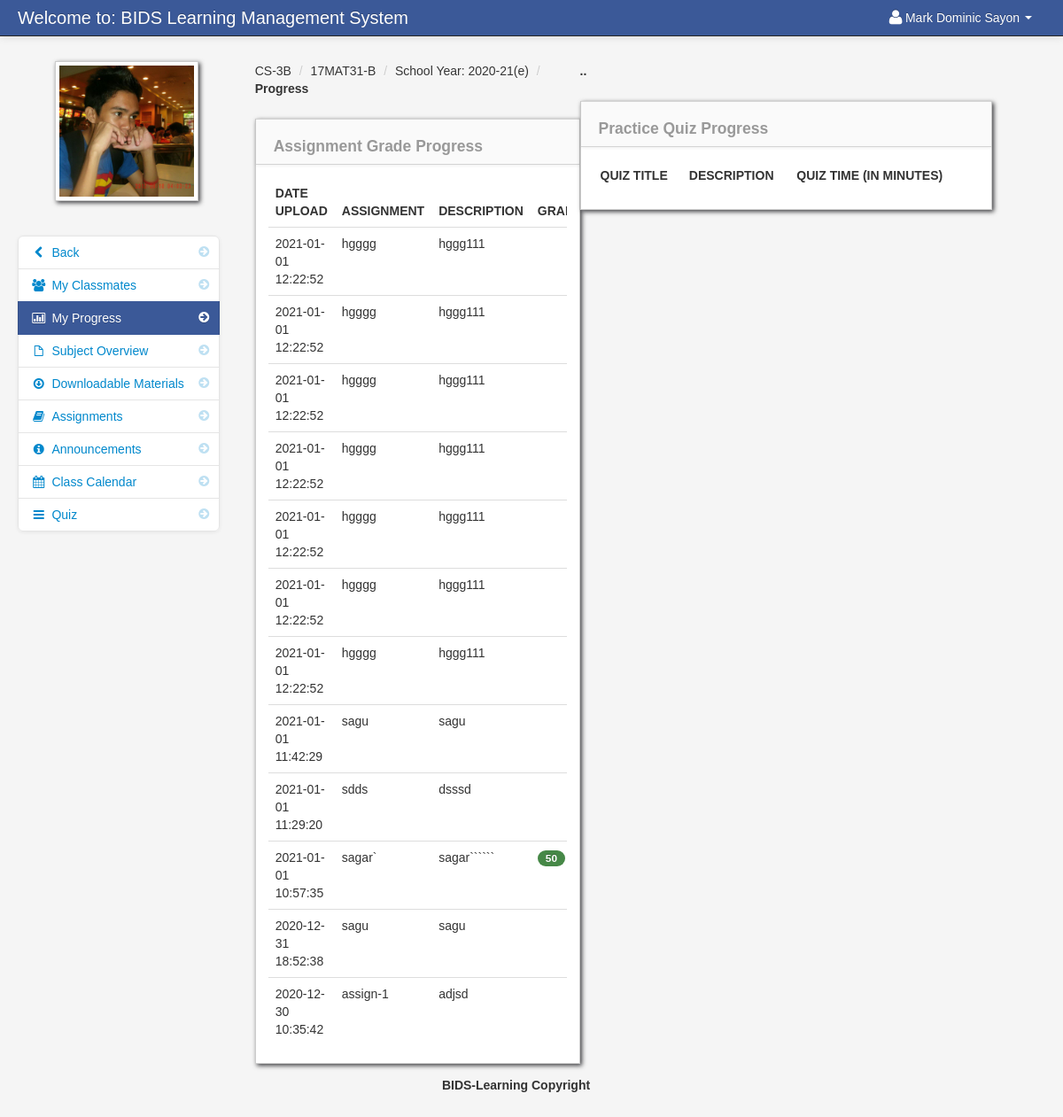
The page /progress.php?id=196 (signed in) on the database as committed earlier.
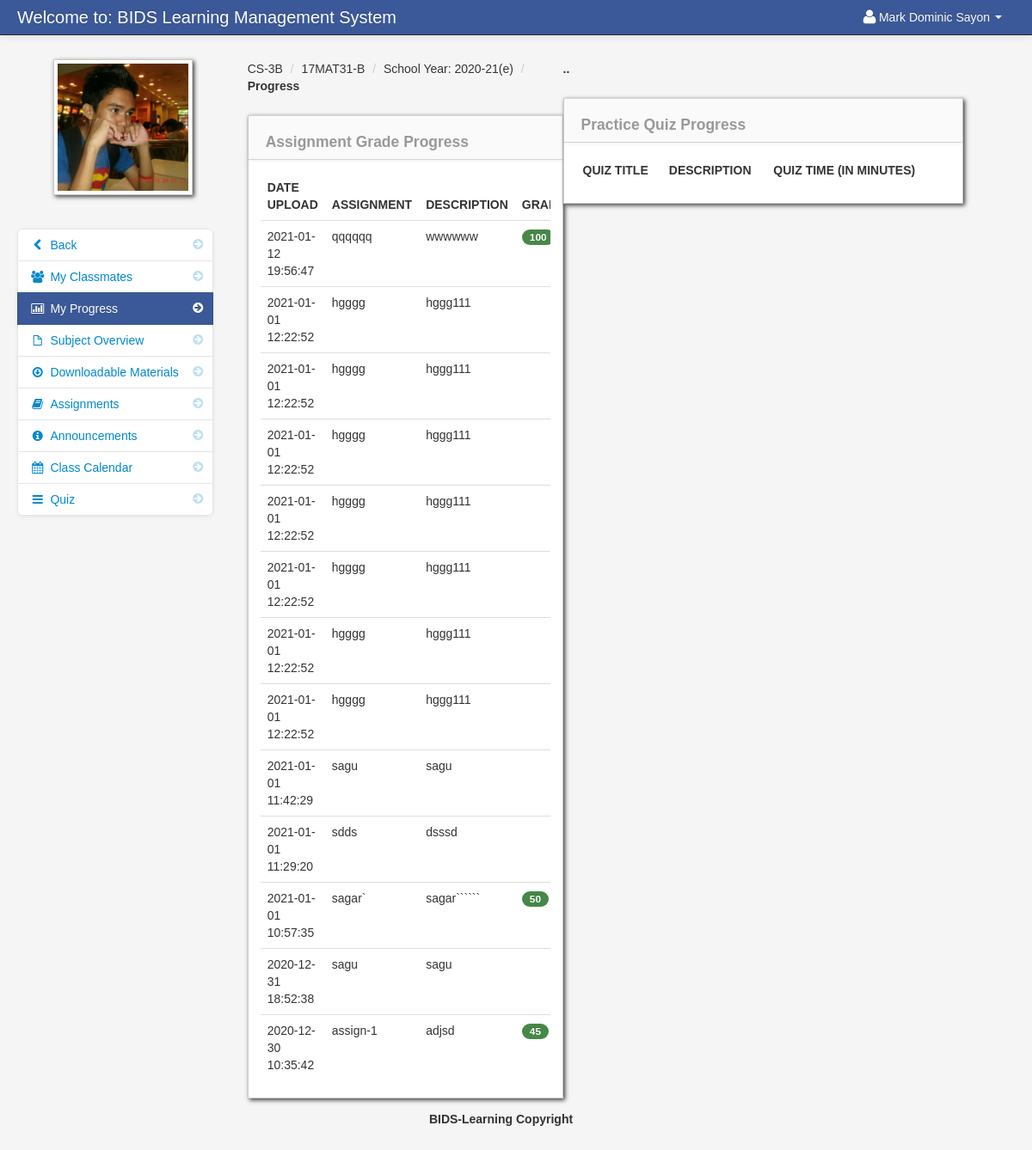
The same page on the database as committed later.
### tables this page shows
CREATE TABLE `student_assignment` (
  `student_assignment_id` int(11) NOT NULL,
  `assignment_id` int(11) NOT NULL,
  `floc` varchar(100) NOT NULL,
  `assignment_fdatein` varchar(50) NOT NULL,
  `fdesc` varchar(100) NOT NULL,
  `fname` varchar(50) NOT NULL,
  `student_id` int(11) NOT NULL,
  `grade` varchar(5) NOT NULL,
  `roll_no` varchar(215) NOT NULL,
  `marks_alloc` varchar(250) NOT NULL,
  `totalmarks` varchar(115) NOT NULL,
  `status` int(11) NOT NULL,
  `teacher_class_id` varchar(200) NOT NULL
);

CREATE TABLE `assignment` (
  `assignment_id` int(11) NOT NULL,
  `floc` varchar(300) NOT NULL,
  `fdatein` varchar(100) NOT NULL,
  `fdesc` varchar(100) NOT NULL,
  `teacher_id` int(11) NOT NULL,
  `class_id` int(11) NOT NULL,
  `fname` varchar(100) NOT NULL,
  `maxmarks` varchar(215) NOT NULL,
  `qmaxmarks` text NOT NULL,
  `status` int(11) NOT NULL,
  `deadline_date` varchar(220) NOT NULL,
  `deadline_time` varchar(220) NOT NULL,
  `auto_deadline` tinyint(4) NOT NULL
);

### session.php (called while the page is built, shortened)
<?php
$session_id=$_SESSION['id'];
?>

### progress.php (the view, shortened to what this page needs)
<?php include('header_dashboard.php'); ?>
<?php include('session.php'); ?>
<?php $get_id = $_GET['id']; ?>
    <body>
		<?php include('navbar_student.php'); ?>
        <div class="container-fluid">
            <div class="row-fluid">
				<?php include('progress_link_student.php'); ?>
                <div class="span4" id="content">
                     <div class="row-fluid">
										<?php $class_query = mysqli_query($conn,"select * from teacher_class
										LEFT JOIN class ON class.class_id = teacher_class.class_id
										LEFT JOIN subject ON subject.subject_id = teacher_class.subject_id
										where teacher_class_id = '$get_id'")or die(mysqli_error());
										$class_row = mysqli_fetch_array($class_query);
										?>
					     <ul class="breadcrumb">
							<li><a href="#"><?php echo $class_row['class_name']; ?></a> <span class="divider">/</span></li>
							<li><a href="#"><?php echo $class_row['subject_code']; ?></a> <span class="divider">/</span></li>
							<li><a href="#">School Year: <?php echo $class_row['school_year']; ?></a> <span class="divider">/</span></li>
							<li><a href="#"><b>Progress</b></a></li>
						</ul>
                        <div id="block_bg" class="block">
                            <div class="navbar navbar-inner block-header">
							    <div id="" class="muted pull-left"><h4> Assignment Grade Progress</h4></div>
							</div>
                            <div class="block-content collapse in">
                                <div class="span12">
										<table cellpadding="0" cellspacing="0" border="0" class="table" id="">
										<thead>
										        <tr>
												<th>Date Upload</th>
												<th>Assignment</th>
												<th>Description</th>
												<th>Grade</th>
												</tr>
										</thead>
										<tbody>
                              		<?php
										$query = mysqli_query($conn,"select * FROM student_assignment
										LEFT JOIN student on student.student_id  = student_assignment.student_id
										RIGHT JOIN assignment on student_assignment.assignment_id  = assignment.assignment_id
										WHERE student_assignment.student_id = '$session_id'
										order by fdatein DESC")or die(mysqli_error());
										while($row = mysqli_fetch_array($query)){
										$student_id = $row['student_id'];
									?>
										<tr>
										 <td><?php echo $row['fdatein']; ?></td>
                                         <td><?php  echo $row['fname']; ?></td>
                                         <td><?php  echo $row['fdesc']; ?></td>
										 <?php if ($session_id == $student_id){ ?>
                                         <td>
										 <span class="badge badge-success"><?php echo $row['grade']; ?></span>
										 </td>
										 <?php }else{ ?>
										 <td></td>
										 <?php } ?>
                                </tr>
						 <?php } ?>
										</tbody>
									</table>
                                </div>
                            </div>
                        </div>
                    </div>
                </div>
				                <div class="span5" id="content">
                     <div class="row-fluid">
					     <ul class="breadcrumb">
							<li><a href="#"><b>..</b></a></li>
						</ul>
                        <div id="block_bg" class="block">
                            <div class="navbar navbar-inner block-header">
							    <div id="" class="muted pull-left"><h4> Practice Quiz Progress</h4></div>
							</div>
                            <div class="block-content collapse in">
                                <div class="span12">
								<table cellpadding="0" cellspacing="0" border="0" class="table" id="">
										<thead>
										        <tr>
												<th>Quiz Title</th>
												<th>Description</th>
												<th>Quiz Time (In Minutes)</th>
												<th></th>
												</tr>
										</thead>
									</table>
                                </div>
                            </div>
                        </div>
                    </div>
                </div>
            </div>
		<?php include('footer.php'); ?>
        </div>
		<?php include('script.php'); ?>
    </body>
</html>

Rows that differ between the two databases and show on the page:
added student_assignment: assignment.fdatein "2021-01-12 19:56:47", assignment.fname "qqqqqq", assignment.fdesc "wwwwww", grade "100"
changed student_assignment "assign-1": grade (not shown) → "45"
